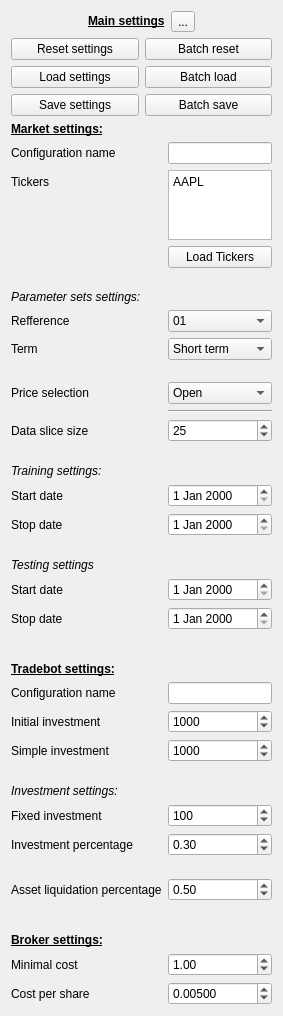
      <widget class="QWidget" name="scrollAreaWidgetContents_7">
       <property name="geometry">
        <rect>
         <x>0</x>
         <y>-48</y>
         <width>282</width>
         <height>985</height>
        </rect>
       </property>
       <layout class="QVBoxLayout" name="verticalLayout_17">
        <item>
         <layout class="QHBoxLayout" name="horizontalLayout_17">
          <property name="topMargin">
           <number>0</number>
          </property>
          <item>
           <spacer name="horizontalSpacer_9">
            <property name="orientation">
             <enum>Qt::Horizontal</enum>
            </property>
            <property name="sizeHint" stdset="0">
             <size>
              <width>40</width>
              <height>20</height>
             </size>
            </property>
           </spacer>
          </item>
          <item>
           <widget class="QLabel" name="label_64">
            <property name="text">
             <string>&lt;html&gt;&lt;head/&gt;&lt;body&gt;&lt;p&gt;&lt;span style=&quot; font-size:9pt; font-weight:600; text-decoration: underline;&quot;&gt;Main settings&lt;/span&gt;&lt;/p&gt;&lt;/body&gt;&lt;/html&gt;</string>
            </property>
           </widget>
          </item>
          <item>
           <widget class="QToolButton" name="toolButton_4">
            <property name="text">
             <string>...</string>
            </property>
           </widget>
          </item>
          <item>
           <spacer name="horizontalSpacer_4">
            <property name="orientation">
             <enum>Qt::Horizontal</enum>
            </property>
            <property name="sizeHint" stdset="0">
             <size>
              <width>40</width>
              <height>20</height>
             </size>
            </property>
           </spacer>
          </item>
         </layout>
        </item>
        <item>
         <layout class="QHBoxLayout" name="horizontalLayout_30">
          <property name="topMargin">
           <number>0</number>
          </property>
          <item>
           <layout class="QVBoxLayout" name="verticalLayout_16">
            <property name="topMargin">
             <number>0</number>
            </property>
            <item>
             <widget class="QPushButton" name="main_reset_settings">
              <property name="text">
               <string>Reset settings</string>
              </property>
             </widget>
            </item>
            <item>
             <widget class="QPushButton" name="main_load_settings">
              <property name="text">
               <string>Load settings</string>
              </property>
             </widget>
            </item>
            <item>
             <widget class="QPushButton" name="main_save_settings">
              <property name="text">
               <string>Save settings</string>
              </property>
             </widget>
            </item>
           </layout>
          </item>
          <item>
           <layout class="QVBoxLayout" name="verticalLayout_23">
            <item>
             <widget class="QPushButton" name="batch_reset_settings">
              <property name="text">
               <string>Batch reset</string>
              </property>
             </widget>
            </item>
            <item>
             <widget class="QPushButton" name="batch_load_settings">
              <property name="text">
               <string>Batch load</string>
              </property>
             </widget>
            </item>
            <item>
             <widget class="QPushButton" name="batch_save_settings">
              <property name="text">
               <string>Batch save</string>
              </property>
             </widget>
            </item>
           </layout>
          </item>
         </layout>
        </item>
        <item>
         <layout class="QFormLayout" name="formLayout_4">
          <property name="topMargin">
           <number>0</number>
          </property>
          <item row="1" column="0">
           <widget class="QLabel" name="label_74">
            <property name="text">
             <string>&lt;html&gt;&lt;head/&gt;&lt;body&gt;&lt;p&gt;&lt;span style=&quot; font-size:9pt; font-weight:600; text-decoration: underline;&quot;&gt;Market settings:&lt;/span&gt;&lt;/p&gt;&lt;/body&gt;&lt;/html&gt;</string>
            </property>
           </widget>
          </item>
          <item row="3" column="0">
           <widget class="QLabel" name="label_65">
            <property name="text">
             <string>Tickers</string>
            </property>
           </widget>
          </item>
          <item row="3" column="1">
           <widget class="QPlainTextEdit" name="tickers">
            <property name="plainText">
             <string>AAPL</string>
            </property>
           </widget>
          </item>
          <item row="4" column="1">
           <widget class="QPushButton" name="load_tickers">
            <property name="text">
             <string>Load Tickers</string>
            </property>
           </widget>
          </item>
          <item row="5" column="0">
           <spacer name="verticalSpacer_22">
            <property name="orientation">
             <enum>Qt::Vertical</enum>
            </property>
            <property name="sizeType">
             <enum>QSizePolicy::Fixed</enum>
            </property>
            <property name="sizeHint" stdset="0">
             <size>
              <width>20</width>
              <height>10</height>
             </size>
            </property>
           </spacer>
          </item>
          <item row="6" column="0">
           <widget class="QLabel" name="label_80">
            <property name="text">
             <string>&lt;html&gt;&lt;head/&gt;&lt;body&gt;&lt;p&gt;&lt;span style=&quot; font-style:italic;&quot;&gt;Parameter sets settings:&lt;/span&gt;&lt;/p&gt;&lt;/body&gt;&lt;/html&gt;</string>
            </property>
           </widget>
          </item>
          <item row="7" column="0">
           <widget class="QLabel" name="label_81">
            <property name="text">
             <string>Refference</string>
            </property>
           </widget>
          </item>
          <item row="7" column="1">
           <widget class="QComboBox" name="refference_label">
            <item>
             <property name="text">
              <string>01</string>
             </property>
            </item>
            <item>
             <property name="text">
              <string>02</string>
             </property>
            </item>
            <item>
             <property name="text">
              <string>03</string>
             </property>
            </item>
            <item>
             <property name="text">
              <string>04</string>
             </property>
            </item>
            <item>
             <property name="text">
              <string>05</string>
             </property>
            </item>
            <item>
             <property name="text">
              <string>06</string>
             </property>
            </item>
           </widget>
          </item>
          <item row="8" column="0">
           <widget class="QLabel" name="label_82">
            <property name="text">
             <string>Term</string>
            </property>
           </widget>
          </item>
          <item row="8" column="1">
           <widget class="QComboBox" name="refference_term">
            <item>
             <property name="text">
              <string>Short term</string>
             </property>
            </item>
            <item>
             <property name="text">
              <string>Long term</string>
             </property>
            </item>
           </widget>
          </item>
          <item row="9" column="0">
           <spacer name="verticalSpacer_10">
            <property name="orientation">
             <enum>Qt::Vertical</enum>
            </property>
            <property name="sizeType">
             <enum>QSizePolicy::Fixed</enum>
            </property>
            <property name="sizeHint" stdset="0">
             <size>
              <width>20</width>
              <height>10</height>
             </size>
            </property>
           </spacer>
          </item>
          <item row="10" column="0">
           <widget class="QLabel" name="label_68">
            <property name="text">
             <string>Price selection</string>
            </property>
           </widget>
          </item>
          <item row="10" column="1">
           <widget class="QComboBox" name="price_selection">
            <item>
             <property name="text">
              <string>Open</string>
             </property>
            </item>
            <item>
             <property name="text">
              <string>Close</string>
             </property>
            </item>
           </widget>
          </item>
          <item row="11" column="1">
           <widget class="Line" name="line_11">
            <property name="orientation">
             <enum>Qt::Horizontal</enum>
            </property>
           </widget>
          </item>
          <item row="12" column="0">
           <widget class="QLabel" name="label_73">
            <property name="text">
             <string>Data slice size</string>
            </property>
           </widget>
          </item>
          <item row="12" column="1">
           <widget class="QSpinBox" name="data_slice_size">
            <property name="minimum">
             <number>1</number>
            </property>
            <property name="maximum">
             <number>999999</number>
            </property>
            <property name="value">
             <number>25</number>
            </property>
           </widget>
          </item>
          <item row="13" column="0">
           <spacer name="verticalSpacer_9">
            <property name="orientation">
             <enum>Qt::Vertical</enum>
            </property>
            <property name="sizeType">
             <enum>QSizePolicy::Fixed</enum>
            </property>
            <property name="sizeHint" stdset="0">
             <size>
              <width>20</width>
              <height>10</height>
             </size>
            </property>
           </spacer>
          </item>
          <item row="14" column="0">
           <widget class="QLabel" name="label_66">
            <property name="text">
             <string>&lt;html&gt;&lt;head/&gt;&lt;body&gt;&lt;p&gt;&lt;span style=&quot; font-style:italic;&quot;&gt;Training settings:&lt;/span&gt;&lt;/p&gt;&lt;/body&gt;&lt;/html&gt;</string>
            </property>
           </widget>
          </item>
          <item row="15" column="0">
           <widget class="QLabel" name="label_67">
            <property name="text">
             <string>Start date</string>
            </property>
           </widget>
          </item>
          <item row="15" column="1">
           <widget class="QDateEdit" name="training_start_date"/>
          </item>
          <item row="16" column="0">
           <widget class="QLabel" name="label_69">
            <property name="text">
             <string>Stop date</string>
            </property>
           </widget>
          </item>
          <item row="16" column="1">
           <widget class="QDateEdit" name="training_stop_date"/>
          </item>
          <item row="17" column="0">
           <spacer name="verticalSpacer_11">
            <property name="orientation">
             <enum>Qt::Vertical</enum>
            </property>
            <property name="sizeType">
             <enum>QSizePolicy::Fixed</enum>
            </property>
            <property name="sizeHint" stdset="0">
             <size>
              <width>20</width>
              <height>10</height>
             </size>
            </property>
           </spacer>
          </item>
          <item row="18" column="0">
           <widget class="QLabel" name="label_70">
            <property name="text">
             <string>&lt;html&gt;&lt;head/&gt;&lt;body&gt;&lt;p&gt;&lt;span style=&quot; font-style:italic;&quot;&gt;Testing settings&lt;/span&gt;&lt;/p&gt;&lt;/body&gt;&lt;/html&gt;</string>
            </property>
           </widget>
          </item>
          <item row="19" column="0">
           <widget class="QLabel" name="label_71">
            <property name="text">
             <string>Start date</string>
            </property>
           </widget>
          </item>
          <item row="19" column="1">
           <widget class="QDateEdit" name="testing_start_date"/>
          </item>
          <item row="20" column="0">
           <widget class="QLabel" name="label_72">
            <property name="text">
             <string>Stop date</string>
            </property>
           </widget>
          </item>
          <item row="20" column="1">
           <widget class="QDateEdit" name="testing_stop_date"/>
          </item>
          <item row="21" column="0">
           <spacer name="verticalSpacer_52">
            <property name="orientation">
             <enum>Qt::Vertical</enum>
            </property>
            <property name="sizeType">
             <enum>QSizePolicy::Fixed</enum>
            </property>
            <property name="sizeHint" stdset="0">
             <size>
              <width>20</width>
              <height>20</height>
             </size>
            </property>
           </spacer>
          </item>
          <item row="22" column="0">
           <widget class="QLabel" name="label_131">
            <property name="text">
             <string>&lt;html&gt;&lt;head/&gt;&lt;body&gt;&lt;p&gt;&lt;span style=&quot; font-size:9pt; font-weight:600; text-decoration: underline;&quot;&gt;Tradebot settings:&lt;/span&gt;&lt;/p&gt;&lt;/body&gt;&lt;/html&gt;</string>
            </property>
           </widget>
          </item>
          <item row="24" column="0">
           <widget class="QLabel" name="label_100">
            <property name="text">
             <string>Initial investment</string>
            </property>
           </widget>
          </item>
          <item row="24" column="1">
           <widget class="QSpinBox" name="initial_investment">
            <property name="maximum">
             <number>999999</number>
            </property>
            <property name="value">
             <number>1000</number>
            </property>
           </widget>
          </item>
          <item row="25" column="0">
           <widget class="QLabel" name="label_133">
            <property name="text">
             <string>Simple investment</string>
            </property>
           </widget>
          </item>
          <item row="25" column="1">
           <widget class="QSpinBox" name="s_initial_investment">
            <property name="maximum">
             <number>999999</number>
            </property>
            <property name="value">
             <number>1000</number>
            </property>
           </widget>
          </item>
          <item row="26" column="0">
           <spacer name="verticalSpacer_53">
            <property name="orientation">
             <enum>Qt::Vertical</enum>
            </property>
            <property name="sizeType">
             <enum>QSizePolicy::Fixed</enum>
            </property>
            <property name="sizeHint" stdset="0">
             <size>
              <width>20</width>
              <height>10</height>
             </size>
            </property>
           </spacer>
          </item>
          <item row="27" column="0">
           <widget class="QLabel" name="label_137">
            <property name="text">
             <string>&lt;html&gt;&lt;head/&gt;&lt;body&gt;&lt;p&gt;&lt;span style=&quot; font-style:italic;&quot;&gt;Investment settings:&lt;/span&gt;&lt;/p&gt;&lt;/body&gt;&lt;/html&gt;</string>
            </property>
           </widget>
          </item>
          <item row="28" column="0">
           <widget class="QLabel" name="label_134">
            <property name="text">
             <string>Fixed investment</string>
            </property>
           </widget>
          </item>
          <item row="28" column="1">
           <widget class="QSpinBox" name="fixed_investment">
            <property name="maximum">
             <number>999999</number>
            </property>
            <property name="value">
             <number>100</number>
            </property>
           </widget>
          </item>
          <item row="29" column="0">
           <widget class="QLabel" name="label_135">
            <property name="text">
             <string>Investment percentage</string>
            </property>
           </widget>
          </item>
          <item row="29" column="1">
           <widget class="QDoubleSpinBox" name="investment_percentage">
            <property name="maximum">
             <double>1.000000000000000</double>
            </property>
            <property name="singleStep">
             <double>0.010000000000000</double>
            </property>
            <property name="value">
             <double>0.300000000000000</double>
            </property>
           </widget>
          </item>
          <item row="30" column="0">
           <spacer name="verticalSpacer_54">
            <property name="orientation">
             <enum>Qt::Vertical</enum>
            </property>
            <property name="sizeType">
             <enum>QSizePolicy::Fixed</enum>
            </property>
            <property name="sizeHint" stdset="0">
             <size>
              <width>20</width>
              <height>10</height>
             </size>
            </property>
           </spacer>
          </item>
          <item row="31" column="0">
           <widget class="QLabel" name="label_136">
            <property name="text">
             <string>Asset liquidation percentage</string>
            </property>
           </widget>
          </item>
          <item row="31" column="1">
           <widget class="QDoubleSpinBox" name="asset_liquidation_percentage">
            <property name="maximum">
             <double>1.000000000000000</double>
            </property>
            <property name="singleStep">
             <double>0.010000000000000</double>
            </property>
            <property name="value">
             <double>0.500000000000000</double>
            </property>
           </widget>
          </item>
          <item row="32" column="0">
           <spacer name="verticalSpacer_20">
            <property name="orientation">
             <enum>Qt::Vertical</enum>
            </property>
            <property name="sizeType">
             <enum>QSizePolicy::Fixed</enum>
            </property>
            <property name="sizeHint" stdset="0">
             <size>
              <width>20</width>
              <height>20</height>
             </size>
            </property>
           </spacer>
          </item>
          <item row="33" column="0">
           <widget class="QLabel" name="label_75">
            <property name="text">
             <string>&lt;html&gt;&lt;head/&gt;&lt;body&gt;&lt;p&gt;&lt;span style=&quot; font-weight:600; text-decoration: underline;&quot;&gt;Broker settings:&lt;/span&gt;&lt;/p&gt;&lt;/body&gt;&lt;/html&gt;</string>
            </property>
           </widget>
          </item>
          <item row="34" column="0">
           <widget class="QLabel" name="label_76">
            <property name="text">
             <string>Minimal cost</string>
            </property>
           </widget>
          </item>
          <item row="34" column="1">
           <widget class="QDoubleSpinBox" name="min_transaction_cost">
            <property name="maximum">
             <double>999999.000000000000000</double>
            </property>
            <property name="singleStep">
             <double>0.010000000000000</double>
            </property>
            <property name="value">
             <double>1.000000000000000</double>
            </property>
           </widget>
          </item>
          <item row="35" column="0">
           <widget class="QLabel" name="label_77">
            <property name="text">
             <string>Cost per share</string>
            </property>
           </widget>
          </item>
          <item row="35" column="1">
           <widget class="QDoubleSpinBox" name="transaction_cost_per_share">
            <property name="decimals">
             <number>5</number>
            </property>
            <property name="maximum">
             <double>999999.000000000000000</double>
            </property>
            <property name="value">
             <double>0.005000000000000</double>
            </property>
           </widget>
          </item>
          <item row="2" column="0">
           <widget class="QLabel" name="label_132">
            <property name="text">
             <string>Configuration name</string>
            </property>
           </widget>
          </item>
          <item row="2" column="1">
           <widget class="QLineEdit" name="config_name_market"/>
          </item>
          <item row="23" column="0">
           <widget class="QLabel" name="label_138">
            <property name="text">
             <string>Configuration name</string>
            </property>
           </widget>
          </item>
          <item row="23" column="1">
           <widget class="QLineEdit" name="config_name_tradebot"/>
          </item>
         </layout>
        </item>
        <item>
         <spacer name="verticalSpacer_8">
          <property name="orientation">
           <enum>Qt::Vertical</enum>
          </property>
          <property name="sizeHint" stdset="0">
           <size>
            <width>20</width>
            <height>40</height>
           </size>
          </property>
         </spacer>
        </item>
       </layout>
      </widget>
